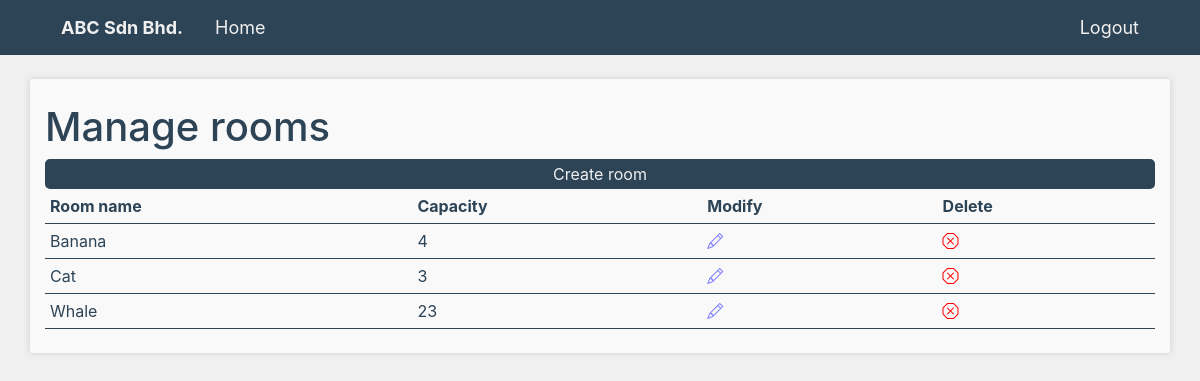
The page /roomManagement (signed in) on the database as committed earlier.
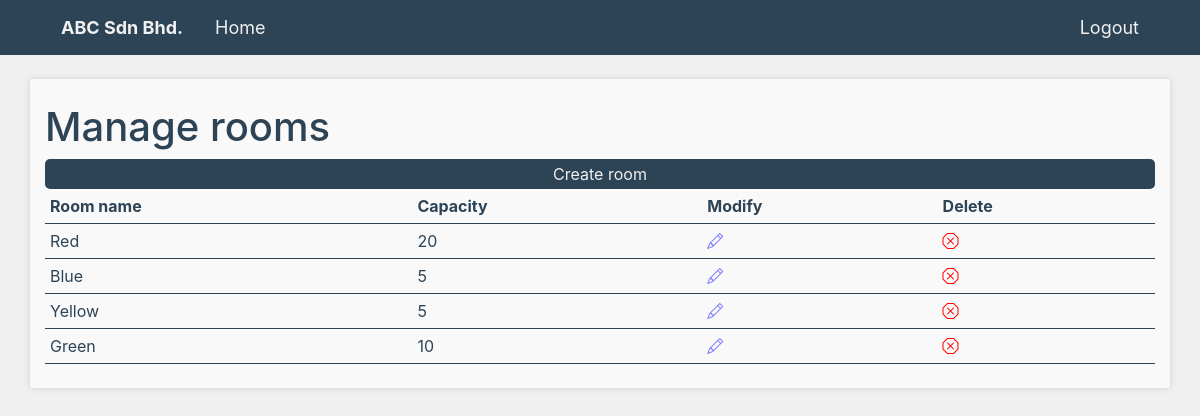
The same page on the database as committed later.
### rooms/models.py (models this page shows, shortened)
class Room(models.Model):
    roomName = models.CharField(max_length=50, unique=True)
    capacity = models.IntegerField(default=0)
    createdAt = models.DateTimeField(auto_now_add=True)

### rooms/views.py (the view)
# urls.py: path('', roomManagementView, name='roomManagement'),
def roomManagementView(request):
    rooms = Room.objects.all()
    context = {'rooms' : rooms}
    return render(request, "roomManagement.html", context)

### templates/roomManagement.html (shortened to what this page needs)
{% extends 'base.html' %}
{% block content %}
{% if user.is_staff %}
<br>
<div class="container py-4 boxColor boxShadow">
    <h1>Manage rooms</h1>
    <button><a href="{% url 'createRoom' %}">Create room </a></button>
    <table class="dataTable">
        <tr style="font-weight:bold">
            <th>Room name</th>
            <th>Capacity</th>
            <th>Modify</th>
            <th>Delete</th>
        </tr>
        {% for room in rooms %}
            <tr>
                <td>{{room.roomName}}</td>
                <td>{{room.capacity}}</td>
                <td><a href="roomManagement/modify/{{room.id}}"><i class="bi bi-pencil"></i></a></td>
                <td><a href="roomManagement/deleteRoom/{{room.id}}"><i class="bi bi-x-octagon"></i></a></td>
            </tr>
        {% endfor %}
    </table>
</div>
{% else %}
<br>
<div class="container py-4 boxColor boxShadow">
    <p>You are not logged in.</p>
    <button><a href="{% url 'login' %}">Log In</a></button>
</div>
{% endif %}
{% endblock %}

### templates/base.html (shortened to what this page needs)
<!DOCTYPE html>
<html>
<head>
    <link href="https://cdn.jsdelivr.net/npm/bootstrap@5.3.0/dist/css/bootstrap.min.css" rel="stylesheet">
    <link rel="stylesheet" href="https://cdn.jsdelivr.net/npm/bootstrap-icons@1.10.5/font/bootstrap-icons.css">
    <link href="{{ STATIC_URL }}css/bootstrap.css" rel="stylesheet" type="text/css"/>
</head>
<body>
    {% include 'header.html' %}
    <main>
        {% block content %}
        {% endblock %}
    </main>
    <br>
</body>
</head>
</html>
</html>

### templates/header.html (shortened to what this page needs)
<html>
    <div class="header">
    <ul>
        <div class="container">
            <li><a href="{% url 'home' %}"><b>ABC Sdn Bhd.</b></a></li>
            <li><a href="{% url 'home' %}">Home</a></li>
            {% if user.is_authenticated %}
            <li style="float:right"><a class="active" href="{% url 'logout' %}">Logout</a></li>
            {% endif %}
        </div>
    </ul>
</div>
</html>

### templates/base.html (style rules this page uses)
:root { --orange:#FF8551; --white:#f9f9f9; --offWhite:#f0f0f0; --buttonColor:var(--grey); --grey:#2D4356; --success:#7FFFD4; --fail:#ff7b95; }
body { background-color:var(--offWhite); color:var(--grey) }
a { color:var(--grey) }
.boxShadow { filter: drop-shadow(0px 0px 3px #cecece); border-radius:2px; }
.boxColor { background-color:var(--white); }
button { background-color:var(--buttonColor); border:2px solid var(--grey); border-radius:5px; width:100%; color:var(--offWhite) !important; }
button a { display:block; width:100%; color:var(--offWhite) !important; }
.bi-pencil { color:rgb(125, 125, 254); }
.bi-x-octagon { color:red; }
button a { color:var(--grey); }
.dataTable { width:100%; }
.dataTable td,th { padding:5px; }
.dataTable td { border-top:1px solid var(--grey); border-bottom:1px solid var(--grey); }

### templates/header.html (style rules this page uses)
a { text-decoration: none; }
.header ul { list-style-type: none; margin: 0; padding: 0; overflow: hidden; font-size:18px; background-color: var(--grey); }
.header li { float: left; }
.header li a { display: block; color: var(--offWhite); text-align: center; padding: 14px 16px; text-decoration: none; }

Rows that differ between the two databases and show on the page:
removed Room: roomName "Banana", capacity "4"
removed Room: roomName "Cat", capacity "3"
changed Room: roomName "Whale" → "Red"; capacity "23" → "20"
added Room: roomName "Blue", capacity "5"
added Room: roomName "Yellow", capacity "5"
added Room: roomName "Green", capacity "10"
